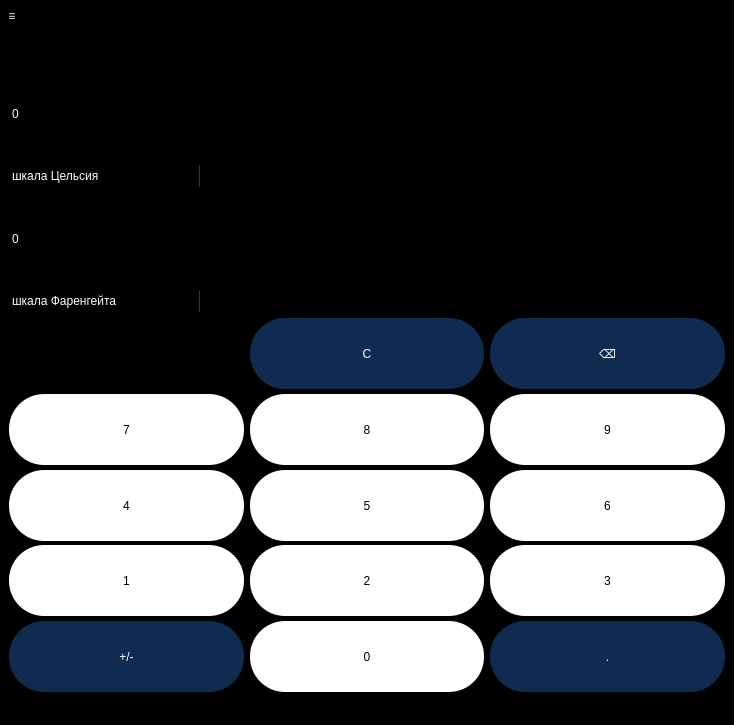
<?xml version="1.0" encoding="UTF-8"?>
<ui version="4.0">
 <class>MainWindow</class>
 <widget class="QMainWindow" name="MainWindow">
  <property name="geometry">
   <rect>
    <x>0</x>
    <y>0</y>
    <width>734</width>
    <height>725</height>
   </rect>
  </property>
  <property name="minimumSize">
   <size>
    <width>734</width>
    <height>725</height>
   </size>
  </property>
  <property name="maximumSize">
   <size>
    <width>734</width>
    <height>725</height>
   </size>
  </property>
  <property name="windowTitle">
   <string>MainWindow</string>
  </property>
  <property name="styleSheet">
   <string notr="true">background-color: rgb(0, 0, 0);
color: rgb(255, 255, 255);
selection-background-color: rgb(140, 140, 140);

</string>
  </property>
  <widget class="QWidget" name="centralwidget">
   <property name="minimumSize">
    <size>
     <width>734</width>
     <height>666</height>
    </size>
   </property>
   <property name="maximumSize">
    <size>
     <width>734</width>
     <height>666</height>
    </size>
   </property>
   <layout class="QVBoxLayout" name="verticalLayout_2">
    <item>
     <widget class="QLabel" name="resol">
      <property name="minimumSize">
       <size>
        <width>518</width>
        <height>20</height>
       </size>
      </property>
      <property name="maximumSize">
       <size>
        <width>518</width>
        <height>20</height>
       </size>
      </property>
      <property name="styleSheet">
       <string notr="true">background-color: rgb(0, 0, 0);
color: rgb(0, 0, 0);</string>
      </property>
      <property name="text">
       <string>TextLabel</string>
      </property>
     </widget>
    </item>
    <item>
     <layout class="QVBoxLayout" name="verticalLayout_3">
      <item>
       <widget class="QLineEdit" name="ans_space">
        <property name="enabled">
         <bool>false</bool>
        </property>
        <property name="minimumSize">
         <size>
          <width>0</width>
          <height>91</height>
         </size>
        </property>
        <property name="maximumSize">
         <size>
          <width>291</width>
          <height>91</height>
         </size>
        </property>
        <property name="styleSheet">
         <string notr="true">QLineEdit{
border: 1px solid black;
color: rgb(255, 255, 255);
	font: 75 65pt &quot;Yu Gothic UI Semibold&quot;;
}</string>
        </property>
        <property name="text">
         <string>0</string>
        </property>
       </widget>
      </item>
      <item>
       <widget class="QComboBox" name="comboBox_3">
        <property name="minimumSize">
         <size>
          <width>117</width>
          <height>22</height>
         </size>
        </property>
        <property name="maximumSize">
         <size>
          <width>191</width>
          <height>22</height>
         </size>
        </property>
        <property name="styleSheet">
         <string notr="true">QComboBox {
    border-radius: 3px;
    padding: 1px 18px 1px 3px;
	font: 75 10pt &quot;MS Shell Dlg 2&quot;;
    min-width: 6em;
}
QComboBox:editable {
    background: black;    /*white; red*/
}
QComboBox:!editable, QComboBox::drop-down:editable {
     background: qlineargradient(x1: 0, y1: 0, x2: 0, y2: 1,
                                 stop: 0 #000000, stop: 0.4 #000000,
                                 stop: 0.5 #000000, stop: 1.0 #000000);
}
/* QComboBox получает состояние `on`, когда всплывающее окно открыто  */
QComboBox:!editable:on, QComboBox::drop-down:editable:on {
    background: qlineargradient(x1: 0, y1: 0, x2: 0, y2: 1,
                                stop: 0 #000000, stop: 0.4 #000000,
                                stop: 0.5 #000000, stop: 1.0 #000000);
}
QComboBox:on { /* сдвиньте текст, когда всплывающее окно откроется */
    padding-top: 3px;
    padding-left: 4px;
}
QComboBox::drop-down {
    subcontrol-origin: padding;
    subcontrol-position: top right;
    width: 0px;
    border-left-width: 1px;
    border-left-color: #353535;
    border-left-style: solid;          /* просто одна строка */
    border-top-right-radius: 3px;      /* тот же радиус, что и QComboBox */
    border-bottom-right-radius: 3px;
}

QComboBox QAbstractItemView {
    border: 12px solid darkgray;
    selection-background-color: #353535;
}
QComboBox QListView {
    border: none;
}</string>
        </property>
        <item>
         <property name="text">
          <string>шкала Цельсия</string>
         </property>
        </item>
        <item>
         <property name="text">
          <string>шкала Фаренгейта</string>
         </property>
        </item>
        <item>
         <property name="text">
          <string>шкала Кельвина</string>
         </property>
        </item>
       </widget>
      </item>
      <item>
       <widget class="QLineEdit" name="ans_space2">
        <property name="enabled">
         <bool>false</bool>
        </property>
        <property name="minimumSize">
         <size>
          <width>0</width>
          <height>91</height>
         </size>
        </property>
        <property name="maximumSize">
         <size>
          <width>291</width>
          <height>91</height>
         </size>
        </property>
        <property name="styleSheet">
         <string notr="true">QLineEdit{
border: 1px solid black;
color: rgb(255, 255, 255);
	font: 75 65pt &quot;Yu Gothic UI Semibold&quot;;
}</string>
        </property>
        <property name="text">
         <string>0</string>
        </property>
       </widget>
      </item>
      <item>
       <widget class="QComboBox" name="comboBox_4">
        <property name="minimumSize">
         <size>
          <width>117</width>
          <height>22</height>
         </size>
        </property>
        <property name="maximumSize">
         <size>
          <width>191</width>
          <height>22</height>
         </size>
        </property>
        <property name="styleSheet">
         <string notr="true">QComboBox {
    border-radius: 3px;
    padding: 1px 18px 1px 3px;
	font: 75 10pt &quot;MS Shell Dlg 2&quot;;
    min-width: 6em;
}
QComboBox:editable {
    background: black;    /*white; red*/
}
QComboBox:!editable, QComboBox::drop-down:editable {
     background: qlineargradient(x1: 0, y1: 0, x2: 0, y2: 1,
                                 stop: 0 #000000, stop: 0.4 #000000,
                                 stop: 0.5 #000000, stop: 1.0 #000000);
}
/* QComboBox получает состояние `on`, когда всплывающее окно открыто  */
QComboBox:!editable:on, QComboBox::drop-down:editable:on {
    background: qlineargradient(x1: 0, y1: 0, x2: 0, y2: 1,
                                stop: 0 #000000, stop: 0.4 #000000,
                                stop: 0.5 #000000, stop: 1.0 #000000);
}
QComboBox:on { /* сдвиньте текст, когда всплывающее окно откроется */
    padding-top: 3px;
    padding-left: 4px;
}
QComboBox::drop-down {
    subcontrol-origin: padding;
    subcontrol-position: top right;
    width: 0px;
    border-left-width: 1px;
    border-left-color: #353535;
    border-left-style: solid;          /* просто одна строка */
    border-top-right-radius: 3px;      /* тот же радиус, что и QComboBox */
    border-bottom-right-radius: 3px;
}

QComboBox QAbstractItemView {
    border: 12px solid darkgray;
    selection-background-color: #353535;
}
QComboBox QListView {
    border: none;
}</string>
        </property>
        <item>
         <property name="text">
          <string>шкала Фаренгейта</string>
         </property>
        </item>
        <item>
         <property name="text">
          <string>шкала Цельсия</string>
         </property>
        </item>
        <item>
         <property name="text">
          <string>шкала Кельвина</string>
         </property>
        </item>
       </widget>
      </item>
      <item>
       <layout class="QGridLayout" name="gridLayout_2">
        <item row="2" column="1">
         <widget class="QPushButton" name="clear_btn_17">
          <property name="minimumSize">
           <size>
            <width>71</width>
            <height>71</height>
           </size>
          </property>
          <property name="styleSheet">
           <string notr="true">QPushButton{
font: 75 15pt &quot;MS Shell Dlg 2&quot;;
background-color: #ffffff;
color: black;
	border: 0px;
    border-radius: 35px;
    border-style: outset;
}
QPushButton:pressed{
background-color: #ebebeb;
}</string>
          </property>
          <property name="text">
           <string>5</string>
          </property>
          <attribute name="buttonGroup">
           <string notr="true">numsButtonsGroup</string>
          </attribute>
         </widget>
        </item>
        <item row="1" column="2">
         <widget class="QPushButton" name="clear_btn_22">
          <property name="minimumSize">
           <size>
            <width>71</width>
            <height>71</height>
           </size>
          </property>
          <property name="styleSheet">
           <string notr="true">QPushButton{
font: 75 15pt &quot;MS Shell Dlg 2&quot;;
background-color: #ffffff;
color: black;
	border: 0px;
    border-radius: 35px;
    border-style: outset;
}
QPushButton:pressed{
background-color: #ebebeb;
}</string>
          </property>
          <property name="text">
           <string>9</string>
          </property>
          <attribute name="buttonGroup">
           <string notr="true">numsButtonsGroup</string>
          </attribute>
         </widget>
        </item>
        <item row="1" column="0">
         <widget class="QPushButton" name="clear_btn_20">
          <property name="minimumSize">
           <size>
            <width>71</width>
            <height>71</height>
           </size>
          </property>
          <property name="styleSheet">
           <string notr="true">QPushButton{
font: 75 15pt &quot;MS Shell Dlg 2&quot;;
background-color: #ffffff;
color: black;
	border: 0px;
    border-radius: 35px;
    border-style: outset;
}
QPushButton:pressed{
background-color: #ebebeb;
}</string>
          </property>
          <property name="text">
           <string>7</string>
          </property>
          <attribute name="buttonGroup">
           <string notr="true">numsButtonsGroup</string>
          </attribute>
         </widget>
        </item>
        <item row="0" column="1">
         <widget class="QPushButton" name="clear_btn">
          <property name="minimumSize">
           <size>
            <width>71</width>
            <height>71</height>
           </size>
          </property>
          <property name="styleSheet">
           <string notr="true">QPushButton{
font: 15pt &quot;MS Shell Dlg 2&quot;;
background-color: #0f2b50;
	border: 0px;
    border-radius: 35px;
    border-style: outset;
	color: rgb(255, 255, 255);
}
QPushButton:pressed{
background-color: #5d5d5d;
}</string>
          </property>
          <property name="text">
           <string>С</string>
          </property>
         </widget>
        </item>
        <item row="2" column="2">
         <widget class="QPushButton" name="clear_btn_23">
          <property name="minimumSize">
           <size>
            <width>71</width>
            <height>71</height>
           </size>
          </property>
          <property name="styleSheet">
           <string notr="true">QPushButton{
font: 75 15pt &quot;MS Shell Dlg 2&quot;;
background-color: #ffffff;
color: black;
	border: 0px;
    border-radius: 35px;
    border-style: outset;
}
QPushButton:pressed{
background-color: #ebebeb;
}</string>
          </property>
          <property name="text">
           <string>6</string>
          </property>
          <attribute name="buttonGroup">
           <string notr="true">numsButtonsGroup</string>
          </attribute>
         </widget>
        </item>
        <item row="1" column="1">
         <widget class="QPushButton" name="clear_btn_24">
          <property name="minimumSize">
           <size>
            <width>71</width>
            <height>71</height>
           </size>
          </property>
          <property name="styleSheet">
           <string notr="true">QPushButton{
font: 75 15pt &quot;MS Shell Dlg 2&quot;;
background-color: #ffffff;
color: black;
	border: 0px;
    border-radius: 35px;
    border-style: outset;
}
QPushButton:pressed{
background-color: #ebebeb;
}</string>
          </property>
          <property name="text">
           <string>8</string>
          </property>
          <attribute name="buttonGroup">
           <string notr="true">numsButtonsGroup</string>
          </attribute>
         </widget>
        </item>
        <item row="0" column="2">
         <widget class="QPushButton" name="del_btn">
          <property name="minimumSize">
           <size>
            <width>71</width>
            <height>71</height>
           </size>
          </property>
          <property name="styleSheet">
           <string notr="true">QPushButton{
font: 15pt &quot;MS Shell Dlg 2&quot;;
background-color: #0f2b50;
	border: 0px;
    border-radius: 35px;
    border-style: outset;
	color: rgb(255, 255, 255);
}
QPushButton:pressed{
background-color: #5d5d5d;
}</string>
          </property>
          <property name="text">
           <string>⌫</string>
          </property>
         </widget>
        </item>
        <item row="4" column="1">
         <widget class="QPushButton" name="clear_btn_25">
          <property name="minimumSize">
           <size>
            <width>71</width>
            <height>71</height>
           </size>
          </property>
          <property name="styleSheet">
           <string notr="true">QPushButton{
font: 75 15pt &quot;MS Shell Dlg 2&quot;;
background-color: #ffffff;
color: black;
	border: 0px;
    border-radius: 35px;
    border-style: outset;
}
QPushButton:pressed{
background-color: #ebebeb;
}</string>
          </property>
          <property name="text">
           <string>0</string>
          </property>
          <attribute name="buttonGroup">
           <string notr="true">numsButtonsGroup</string>
          </attribute>
         </widget>
        </item>
        <item row="4" column="2">
         <widget class="QPushButton" name="dot_btn">
          <property name="minimumSize">
           <size>
            <width>71</width>
            <height>71</height>
           </size>
          </property>
          <property name="styleSheet">
           <string notr="true">QPushButton{
font: 15pt &quot;MS Shell Dlg 2&quot;;
background-color: #0f2b50;
	border: 0px;
    border-radius: 35px;
    border-style: outset;
	color: rgb(255, 255, 255);
}
QPushButton:pressed{
background-color: #5d5d5d;
}</string>
          </property>
          <property name="text">
           <string>.</string>
          </property>
         </widget>
        </item>
        <item row="3" column="1">
         <widget class="QPushButton" name="clear_btn_26">
          <property name="minimumSize">
           <size>
            <width>71</width>
            <height>71</height>
           </size>
          </property>
          <property name="styleSheet">
           <string notr="true">QPushButton{
font: 75 15pt &quot;MS Shell Dlg 2&quot;;
background-color: #ffffff;
color: black;
	border: 0px;
    border-radius: 35px;
    border-style: outset;
}
QPushButton:pressed{
background-color: #ebebeb;
}</string>
          </property>
          <property name="text">
           <string>2</string>
          </property>
          <attribute name="buttonGroup">
           <string notr="true">numsButtonsGroup</string>
          </attribute>
         </widget>
        </item>
        <item row="3" column="0">
         <widget class="QPushButton" name="clear_btn_27">
          <property name="minimumSize">
           <size>
            <width>71</width>
            <height>71</height>
           </size>
          </property>
          <property name="styleSheet">
           <string notr="true">QPushButton{
font: 75 15pt &quot;MS Shell Dlg 2&quot;;
background-color: #ffffff;
color: black;
	border: 0px;
    border-radius: 35px;
    border-style: outset;
}
QPushButton:pressed{
background-color: #ebebeb;
}</string>
          </property>
          <property name="text">
           <string>1</string>
          </property>
          <attribute name="buttonGroup">
           <string notr="true">numsButtonsGroup</string>
          </attribute>
         </widget>
        </item>
        <item row="2" column="0">
         <widget class="QPushButton" name="clear_btn_28">
          <property name="minimumSize">
           <size>
            <width>71</width>
            <height>71</height>
           </size>
          </property>
          <property name="styleSheet">
           <string notr="true">QPushButton{
font: 75 15pt &quot;MS Shell Dlg 2&quot;;
background-color: #ffffff;
color: black;
	border: 0px;
    border-radius: 35px;
    border-style: outset;
}
QPushButton:pressed{
background-color: #ebebeb;
}</string>
          </property>
          <property name="text">
           <string>4</string>
          </property>
          <attribute name="buttonGroup">
           <string notr="true">numsButtonsGroup</string>
          </attribute>
         </widget>
        </item>
        <item row="3" column="2">
         <widget class="QPushButton" name="clear_btn_29">
          <property name="minimumSize">
           <size>
            <width>71</width>
            <height>71</height>
           </size>
          </property>
          <property name="styleSheet">
           <string notr="true">QPushButton{
font: 75 15pt &quot;MS Shell Dlg 2&quot;;
background-color: #ffffff;
color: black;
	border: 0px;
    border-radius: 35px;
    border-style: outset;
}
QPushButton:pressed{
background-color: #ebebeb;
}</string>
          </property>
          <property name="text">
           <string>3</string>
          </property>
          <attribute name="buttonGroup">
           <string notr="true">numsButtonsGroup</string>
          </attribute>
         </widget>
        </item>
        <item row="4" column="0">
         <widget class="QPushButton" name="pl_min_btn">
          <property name="minimumSize">
           <size>
            <width>71</width>
            <height>71</height>
           </size>
          </property>
          <property name="maximumSize">
           <size>
            <width>1000</width>
            <height>1000</height>
           </size>
          </property>
          <property name="styleSheet">
           <string notr="true">QPushButton{
font: 15pt &quot;MS Shell Dlg 2&quot;;
background-color: #0f2b50;
	border: 0px;
    border-radius: 35px;
    border-style: outset;
	color: rgb(255, 255, 255);
}
QPushButton:pressed{
background-color: #091c34;
color: #6d6d6d
}
</string>
          </property>
          <property name="text">
           <string notr="true">+/-</string>
          </property>
         </widget>
        </item>
       </layout>
      </item>
     </layout>
    </item>
   </layout>
  </widget>
  <widget class="QMenuBar" name="menubar">
   <property name="geometry">
    <rect>
     <x>0</x>
     <y>0</y>
     <width>734</width>
     <height>36</height>
    </rect>
   </property>
   <widget class="QMenu" name="menu">
    <property name="title">
     <string>≡
</string>
    </property>
    <addaction name="Simple"/>
    <addaction name="Engineering"/>
    <addaction name="Function_graphs"/>
    <addaction name="separator"/>
    <addaction name="Currency"/>
    <addaction name="Volume"/>
    <addaction name="Length"/>
    <addaction name="Temperature"/>
    <addaction name="Speed"/>
    <addaction name="Corner"/>
   </widget>
   <addaction name="menu"/>
  </widget>
  <widget class="QStatusBar" name="statusbar"/>
  <action name="Simple">
   <property name="text">
    <string>Simple</string>
   </property>
  </action>
  <action name="Engineering">
   <property name="text">
    <string>Engineering</string>
   </property>
  </action>
  <action name="Function_graphs">
   <property name="text">
    <string>Function graphs</string>
   </property>
  </action>
  <action name="Currency">
   <property name="text">
    <string>Currency</string>
   </property>
  </action>
  <action name="Volume">
   <property name="text">
    <string>Volume</string>
   </property>
  </action>
  <action name="Length">
   <property name="text">
    <string>Length</string>
   </property>
  </action>
  <action name="Temperature">
   <property name="text">
    <string>Temperature</string>
   </property>
  </action>
  <action name="Speed">
   <property name="text">
    <string>Speed</string>
   </property>
  </action>
  <action name="Corner">
   <property name="text">
    <string>Corner</string>
   </property>
  </action>
 </widget>
 <resources/>
 <connections/>
 <buttongroups>
  <buttongroup name="numsButtonsGroup"/>
 </buttongroups>
</ui>
